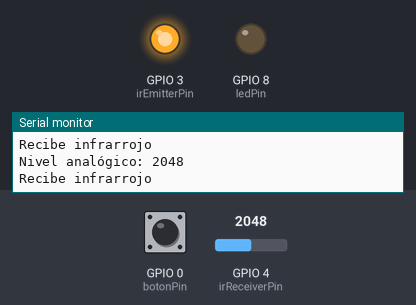
The sketch below on a simulated ESP32-S3. On the bench: output pins drawn as LEDs (lit = HIGH), the last lines printed to the serial monitor. Inputs (shaded band) come from the test bench; at power-on: GPIO 4 (irReceiverPin) = 2048, GPIO 0 (botonPin) HIGH. Nothing arrives over Bluetooth unless stated; a phone connects over Bluetooth LE 3 s after start.

Above: at 1.2 s.
1.3 s: GPIO 4 (irReceiverPin) set to 4047
4.4 s: GPIO 4 (irReceiverPin) set to 4094
At 5.6 s:
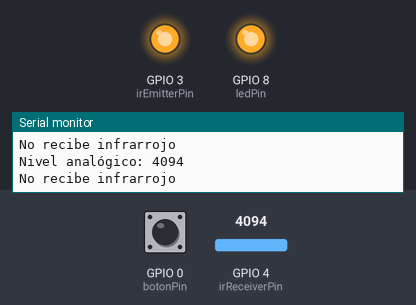
7.5 s: GPIO 4 (irReceiverPin) set to 3603
At 7.8 s:
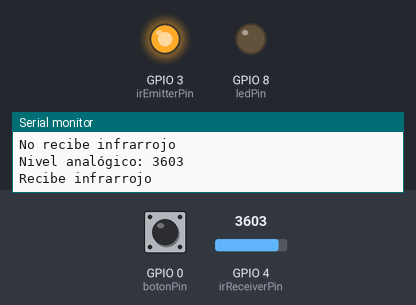
9.0 s: GPIO 4 (irReceiverPin) set to 4095
At 10.1 s:
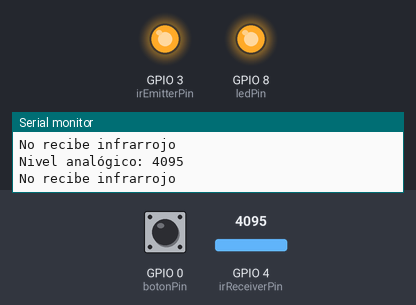
Timing chart, 0 to 11.5 s (numbered marks = the images above; inputs shaded):
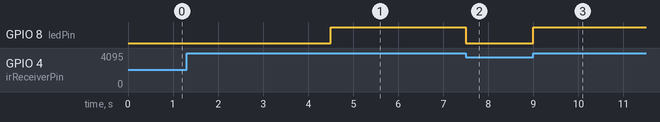

The sketch:

Proyecto_ESP32S3.ino
```cpp
#include <BLEDevice.h>
#include <BLEServer.h>
#include <BLEUtils.h>
#include <BLE2902.h>
#include "esp_timer.h"
#include "driver/rtc_io.h"

#define botonPin 0 // Pin del boton BOOT
#define WAKEUP_GPIO GPIO_NUM_7 // pin para despertarlo
#define RGB_BUILTIN 48 // pin del LED RGBx

const int threshold = 4094;

// Pines para el sensor IR y el LED
const int irEmitterPin = 3;   // Pin del emisor IR
const int irReceiverPin = 4;  // Pin del receptor IR
const int ledPin = 8;         // Pin del LED

// Declaraciones y constantes
BLEServer *pServer = NULL;
BLECharacteristic *pTxCharacteristic;
bool deviceConnected = false;
bool oldDeviceConnected = false;
String receivedText = ""; // Para almacenar el texto recibido por BLE
uint8_t txValue = 0;      // Valor enviado por BLE

#define SERVICE_UUID "6E400001-B5A3-F393-E0A9-E50E24DCCA9E" // UUID del servicio UART
#define CHARACTERISTIC_UUID_RX "6E400002-B5A3-F393-E0A9-E50E24DCCA9E"
#define CHARACTERISTIC_UUID_TX "6E400003-B5A3-F393-E0A9-E50E24DCCA9E"

hw_timer_t *timer = NULL;
volatile bool timerFlag = false; // Bandera para indicar que se disparó el timer

// ISR del timer
void IRAM_ATTR ISR_Timer() {
    timerFlag = true;
}

// Callbacks del servidor BLE
class MyServerCallbacks : public BLEServerCallbacks {
    void onConnect(BLEServer *pServer) override {
        deviceConnected = true;
    }
    void onDisconnect(BLEServer *pServer) override {
        deviceConnected = false;
    }
};

// Callbacks para manejar escritura en el RX
class MyCallbacks : public BLECharacteristicCallbacks {
    void onWrite(BLECharacteristic *pCharacteristic) override {
        String rxValue = pCharacteristic->getValue();
        if (!rxValue.isEmpty()) {
            Serial.print("Recibido por BLE: ");
            Serial.println(rxValue.c_str()); // Imprime lo recibido por BLE en el monitor serie
        }
    }
};

void serialEvent2() {
    pTxCharacteristic->setValue("recibe infrarrojo\n");
    pTxCharacteristic->notify();
}

void serialEvent() {
    pTxCharacteristic->setValue("no recibe infrarrojo\n");
    pTxCharacteristic->notify();
}

// Configuración inicial
void setup() {
    pinMode(irEmitterPin, OUTPUT);
    pinMode(irReceiverPin, INPUT);
    pinMode(ledPin, OUTPUT);
    digitalWrite(irEmitterPin, HIGH);
    pinMode(botonPin, INPUT_PULLUP);

    // Configura el pin de despertar
    rtc_gpio_deinit(WAKEUP_GPIO); // desactiva cualquiera
    rtc_gpio_pullup_dis(WAKEUP_GPIO);
    rtc_gpio_pulldown_en(WAKEUP_GPIO);
    esp_sleep_enable_ext0_wakeup(WAKEUP_GPIO, 1); // Despierta cuando el pin 7 esté en HIGH

    Serial.begin(115200);
    Serial.println("Iniciando servicio UART BLE...");

    // Crear el dispositivo BLE
    BLEDevice::init("plaquita");

    // Crear el servidor BLE
    pServer = BLEDevice::createServer();
    pServer->setCallbacks(new MyServerCallbacks());

    // Crear el servicio BLE
    BLEService *pService = pServer->createService(SERVICE_UUID);

    // Crear la característica TX (Notificaciones hacia el móvil)
    pTxCharacteristic = pService->createCharacteristic(
        CHARACTERISTIC_UUID_TX,
        BLECharacteristic::PROPERTY_NOTIFY);
    pTxCharacteristic->addDescriptor(new BLE2902());

    // Crear la característica RX (Recepción desde el móvil)
    BLECharacteristic *pRxCharacteristic = pService->createCharacteristic(
        CHARACTERISTIC_UUID_RX,
        BLECharacteristic::PROPERTY_WRITE);
    pRxCharacteristic->setCallbacks(new MyCallbacks());

    // Iniciar el servicio y la publicidad
    pService->start();
    pServer->getAdvertising()->start();

    Serial.println("Esperando conexión de cliente para notificar...");

    // Configuración del timer
    timer = timerBegin(1000000);              // Crea el timer con un prescaler de 80 (1 MHz)

  timerAttachInterrupt(timer, &ISR_Timer);  // Asocia la interrupción al timer

  timerAlarm(timer, 500000,true,0);
}

// Bucle principal
void loop() {
    if (timerFlag) {
        timerFlag = false; // Reinicia la bandera

        int sensorValue = analogRead(irReceiverPin);

        // Mostrar el nivel en el monitor serie
        Serial.print("Nivel analógico: ");
        Serial.println(sensorValue);

        if (sensorValue < threshold) { // Señal recibida (no hay obstrucción)
            digitalWrite(ledPin, LOW); // Apaga el LED
            Serial.println("Recibe infrarrojo");
            serialEvent2();
            neopixelWrite(RGB_BUILTIN, 255, 0, 0); // Rojo
        } else { // Señal no recibida (hay obstrucción)
            digitalWrite(ledPin, HIGH); // Enciende el LED
            Serial.println("No recibe infrarrojo");

            // Llama a la rutina para manejar comunicación serie desde el PC
            serialEvent();
            neopixelWrite(RGB_BUILTIN, 0, 255, 0); // Verde
        }

        if (digitalRead(botonPin) == LOW) {
            esp_deep_sleep_start(); // Inicia el modo sleep profundo
        }

        // Si el dispositivo se desconecta, reiniciar publicidad
        if (!deviceConnected && oldDeviceConnected) {
            pServer->startAdvertising();
            Serial.println("Reiniciando publicidad...");
            oldDeviceConnected = deviceConnected;
        }

        // Si se conecta, actualizar el estado
        if (deviceConnected && !oldDeviceConnected) {
            Serial.println("Cliente conectado.");
            oldDeviceConnected = deviceConnected;
        }
    }
}
```

Measured:
- the behaviour switches between 4093 and 4094 on GPIO 4 (irReceiverPin) (found by bisection; images 0 and 1)
- after the input at 4.4 s, GPIO 8 (ledPin): LOW → HIGH after 0.10 s
- after the input at 7.5 s, GPIO 8 (ledPin): HIGH → LOW at once
- after the input at 9.0 s, GPIO 8 (ledPin): LOW → HIGH at once
